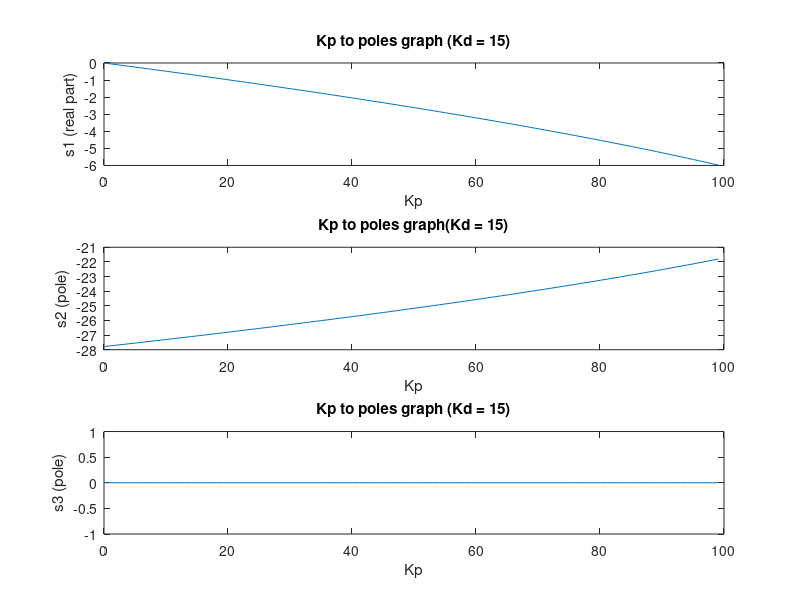
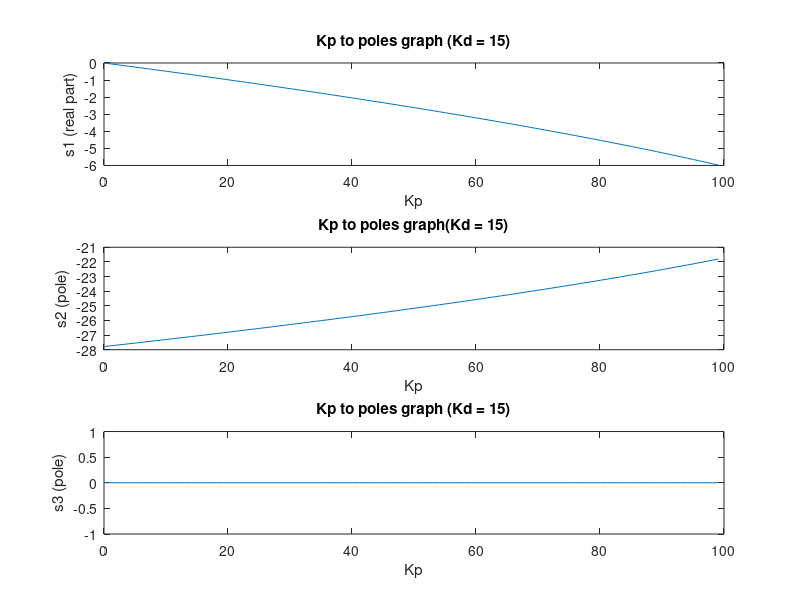
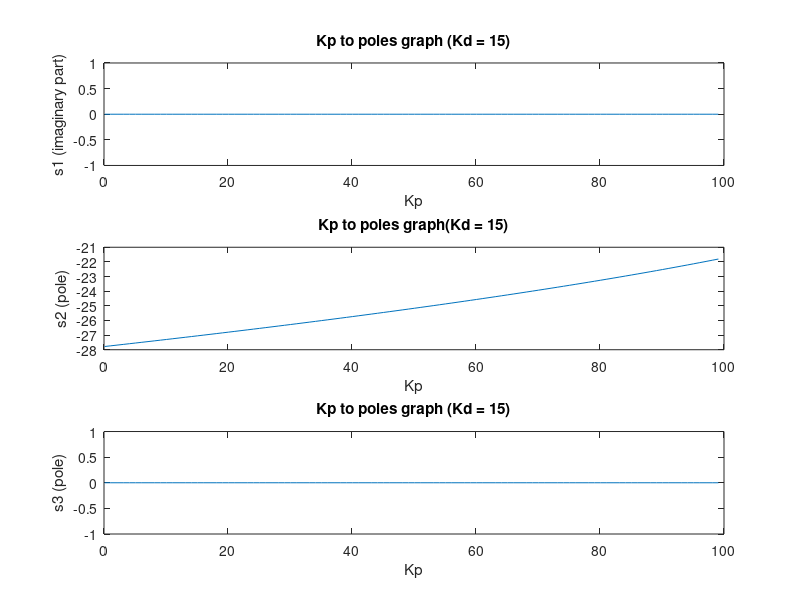
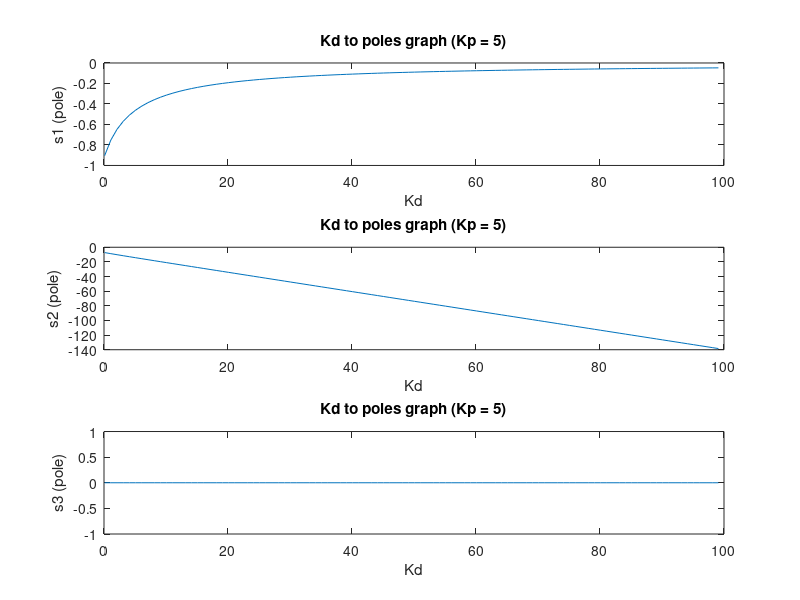

These figures' MATLAB source, in order:
#Theofanis Georgakis 4644
#Konstadinos Gkioulis 4654
#Giorgos Koutsogiannis 4710


#(1)
d=1; #distance of wheels
Kp1 = [0.1:1:100];
Kd1 = 15;
Iz = 0.38;
bang = 4 - 4710/5000; #friction factor of rotational motion
angdes = - 4710/10000; #desired angle

s0(1:1:100) = 0; #permanent third pole
s1 = (-d/2*Kd1-bang+sqrt((d/2*Kd1 + bang)^2 - 2*d*Iz*Kp1))/(2*Iz); #first pole
s2 = (-d/2*Kd1-bang-sqrt((d/2*Kd1 + bang)^2 - 2*d*Iz*Kp1))/(2*Iz); #second pole

figure
subplot(3,1,1)
plot(Kp1, s1)
xlabel("Kp")
ylabel("s1 (real part)")
title("Kp to poles graph (Kd = 15)")
subplot(3,1,2)
plot(Kp1, s2)
xlabel("Kp")
ylabel("s2 (pole)")
title("Kp to poles graph(Kd = 15)")
subplot(3,1,3)
plot(Kp1, s0)
xlabel("Kp")
ylabel("s3 (pole)")
title("Kp to poles graph (Kd = 15)")
saveas(1,"ex2b-1.jpg")

figure
subplot(3,1,1)
plot(Kp1, imag(s1))
xlabel("Kp")
ylabel("s1 (imaginary part)")
title("Kp to poles graph (Kd = 15)")
subplot(3,1,2)
plot(Kp1, s2)
xlabel("Kp")
ylabel("s2 (pole)")
title("Kp to poles graph(Kd = 15)")
subplot(3,1,3)
plot(Kp1, s0)
xlabel("Kp")
ylabel("s3 (pole)")
title("Kp to poles graph (Kd = 15)")
saveas(1,"ex2b-1.jpg")


#(2)
Kp2 = 5;
Kd2 = [0.1:1:100];
s3 = (-d/2*Kd2-bang+sqrt((d/2*Kd2 + bang).^2 - 2*d*Iz*Kp2))/(2*Iz); #first pole
s4 = (-d/2*Kd2-bang-sqrt((d/2*Kd2 + bang).^2 - 2*d*Iz*Kp2))/(2*Iz); #second pole

figure
subplot(3,1,1)
plot(Kd2, s3)
xlabel("Kd")
ylabel("s1 (pole)")
title("Kd to poles graph (Kp = 5)")
subplot(3,1,2)
plot(Kd2, s4)
xlabel("Kd")
ylabel("s2 (pole)")
title("Kd to poles graph (Kp = 5)")
subplot(3,1,3)
plot(Kd2, s0)
xlabel("Kd")
ylabel("s3 (pole)")
title("Kd to poles graph (Kp = 5)")
saveas(2,"ex2b-2.jpg")